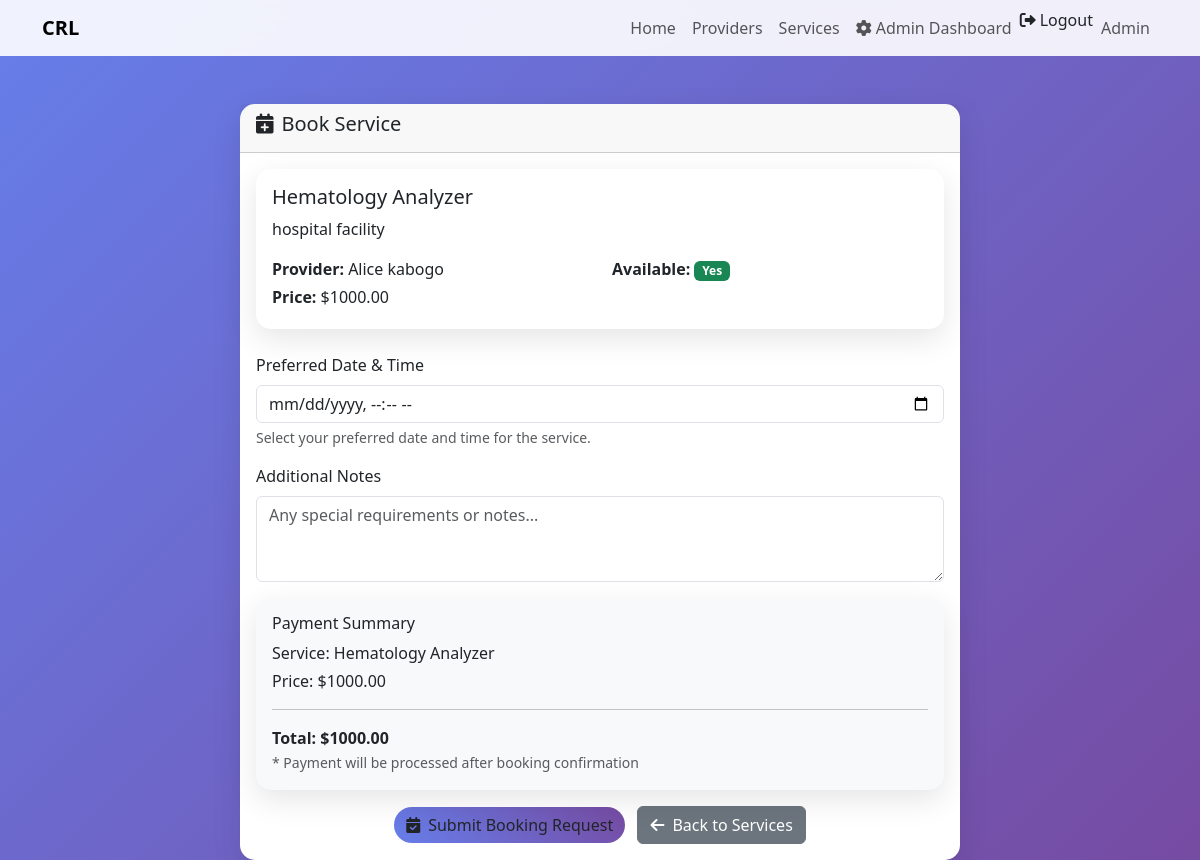
The app's page /services/1/book/ (signed in) with its own data.
### services/models.py (models this page shows, shortened)
class Service(models.Model):
    provider = models.ForeignKey(Provider, on_delete=models.CASCADE)
    name = models.CharField(max_length=100)
    description = models.TextField()
    price = models.DecimalField(max_digits=10, decimal_places=2)
    available = models.BooleanField(default=True)
    created_at = models.DateTimeField(auto_now_add=True)

### providers/models.py (models this page shows, shortened)
class Provider(models.Model):
    name = models.CharField(max_length=100)
    email = models.EmailField()
    phone = models.CharField(max_length=20, blank=True)
    address = models.TextField(blank=True)
    created_at = models.DateTimeField(auto_now_add=True)

### services/views.py (the view, shortened to what this page needs)
# urls.py: path('<int:service_id>/book/', views.book_service, name='book_service'),
@login_required
def book_service(request, service_id):
    service = get_object_or_404(Service, id=service_id)
    return render(request, 'services/book_service.html', {'service': service})

### templates/services/book_service.html (shortened to what this page needs)
{% extends 'base.html' %}
{% block content %}
<div class="container mt-4">
    <div class="row justify-content-center">
        <div class="col-md-8">
            <div class="card">
                <div class="card-header">
                    <h5><i class="fas fa-calendar-plus me-2"></i>Book Service</h5>
                </div>
                <div class="card-body">
                    <div class="card mb-4 border-primary">
                        <div class="card-body">
                            <h5 class="card-title">{{ service.name }}</h5>
                            <p class="card-text">{{ service.description }}</p>
                            <div class="row">
                                <div class="col-md-6">
                                    <p class="mb-1"><strong>Provider:</strong> {{ service.provider.name }}</p>
                                    <p class="mb-1"><strong>Price:</strong> ${{ service.price }}</p>
                                </div>
                                <div class="col-md-6">
                                    <p class="mb-1"><strong>Available:</strong>
                                        {% if service.available %}
                                            <span class="badge bg-success">Yes</span>
                                        {% else %}
                                            <span class="badge bg-danger">No</span>
                                        {% endif %}
                                    </p>
                                </div>
                            </div>
                        </div>
                    </div>
                    <form method="post">
                        <div class="mb-3">
                            <label for="id_booking_date" class="form-label">Preferred Date & Time</label>
                            <input type="datetime-local" class="form-control" id="id_booking_date" name="booking_date" required>
                            <div class="form-text">Select your preferred date and time for the service.</div>
                        </div>
                        <div class="mb-3">
                            <label for="id_notes" class="form-label">Additional Notes</label>
                            <textarea class="form-control" id="id_notes" name="notes" rows="3" placeholder="Any special requirements or notes..."></textarea>
                        </div>
                        <div class="card bg-light mb-3">
                            <div class="card-body">
                                <h6>Payment Summary</h6>
                                <p class="mb-1">Service: {{ service.name }}</p>
                                <p class="mb-1">Price: ${{ service.price }}</p>
                                <hr>
                                <p class="mb-0"><strong>Total: ${{ service.price }}</strong></p>
                                <small class="text-muted">* Payment will be processed after booking confirmation</small>
                            </div>
                        </div>
                        <div class="text-center">
                            <button type="submit" class="btn btn-custom">
                                <i class="fas fa-calendar-check me-2"></i>Submit Booking Request
                            </button>
                            <a href="{% url 'service_list' %}" class="btn btn-secondary ms-2">
                                <i class="fas fa-arrow-left me-2"></i>Back to Services
                            </a>
                        </div>
                    </form>
                </div>
            </div>
        </div>
    </div>
</div>
{% endblock %}

### templates/base.html (style rules this page uses)
body { background: linear-gradient(135deg, #667eea 0%, #764ba2 100%); min-height: 100vh; }
.card { border: none; border-radius: 15px; box-shadow: 0 10px 30px rgba(0,0,0,0.1); }
.btn-custom { background: linear-gradient(45deg, #667eea, #764ba2); border: none; border-radius: 25px; }

### records on screen
Service: name "Hematology Analyzer", description "hospital facility", provider.name "Alice kabogo", price "1000.00"
